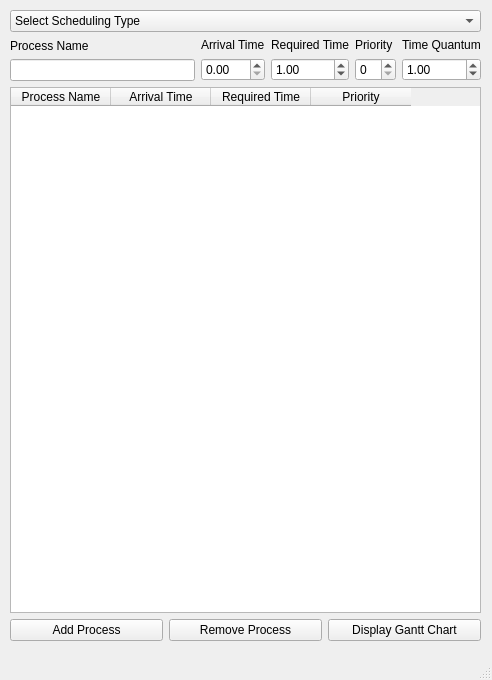
<?xml version="1.0" encoding="UTF-8"?>
<ui version="4.0">
 <class>MainWindow</class>
 <widget class="QMainWindow" name="MainWindow">
  <property name="geometry">
   <rect>
    <x>0</x>
    <y>0</y>
    <width>492</width>
    <height>680</height>
   </rect>
  </property>
  <property name="sizePolicy">
   <sizepolicy hsizetype="Fixed" vsizetype="Fixed">
    <horstretch>0</horstretch>
    <verstretch>0</verstretch>
   </sizepolicy>
  </property>
  <property name="windowTitle">
   <string>Scheduling Simulaor</string>
  </property>
  <widget class="QWidget" name="centralwidget">
   <widget class="QWidget" name="layoutWidget">
    <property name="geometry">
     <rect>
      <x>10</x>
      <y>10</y>
      <width>471</width>
      <height>631</height>
     </rect>
    </property>
    <layout class="QVBoxLayout" name="verticalLayout_6">
     <item>
      <widget class="QComboBox" name="SchedualSelector">
       <item>
        <property name="text">
         <string>Select Scheduling Type</string>
        </property>
       </item>
       <item>
        <property name="text">
         <string>First Come First Served</string>
        </property>
       </item>
       <item>
        <property name="text">
         <string>Shortest Job First (Preemptive)</string>
        </property>
       </item>
       <item>
        <property name="text">
         <string>Shortest Job First (Nonpreemptive)</string>
        </property>
       </item>
       <item>
        <property name="text">
         <string>Priority (Preemptive)</string>
        </property>
       </item>
       <item>
        <property name="text">
         <string>Priority (Nonpreemptive)</string>
        </property>
       </item>
       <item>
        <property name="text">
         <string>Round Robin</string>
        </property>
       </item>
      </widget>
     </item>
     <item>
      <layout class="QHBoxLayout" name="horizontalLayout">
       <item>
        <layout class="QVBoxLayout" name="verticalLayout_5">
         <item>
          <widget class="QLabel" name="label">
           <property name="text">
            <string>Process Name</string>
           </property>
          </widget>
         </item>
         <item>
          <widget class="QLineEdit" name="ProcessNameBox"/>
         </item>
        </layout>
       </item>
       <item>
        <layout class="QVBoxLayout" name="verticalLayout_4">
         <item>
          <widget class="QLabel" name="label_2">
           <property name="text">
            <string>Arrival Time</string>
           </property>
          </widget>
         </item>
         <item>
          <widget class="QDoubleSpinBox" name="ArrivalTimeBox">
           <property name="maximum">
            <double>100.000000000000000</double>
           </property>
          </widget>
         </item>
        </layout>
       </item>
       <item>
        <layout class="QVBoxLayout" name="verticalLayout_3">
         <item>
          <widget class="QLabel" name="label_3">
           <property name="text">
            <string>Required Time</string>
           </property>
          </widget>
         </item>
         <item>
          <widget class="QDoubleSpinBox" name="RequiredTimeBox">
           <property name="minimum">
            <double>0.010000000000000</double>
           </property>
           <property name="maximum">
            <double>100.000000000000000</double>
           </property>
           <property name="value">
            <double>1.000000000000000</double>
           </property>
          </widget>
         </item>
        </layout>
       </item>
       <item>
        <layout class="QVBoxLayout" name="verticalLayout_2">
         <item>
          <widget class="QLabel" name="label_4">
           <property name="text">
            <string>Priority</string>
           </property>
          </widget>
         </item>
         <item>
          <widget class="QSpinBox" name="PriorityBox"/>
         </item>
        </layout>
       </item>
       <item>
        <layout class="QVBoxLayout" name="verticalLayout">
         <item>
          <widget class="QLabel" name="label_5">
           <property name="text">
            <string>Time Quantum</string>
           </property>
          </widget>
         </item>
         <item>
          <widget class="QDoubleSpinBox" name="TimeQuantumBox">
           <property name="minimum">
            <double>0.010000000000000</double>
           </property>
           <property name="maximum">
            <double>100.000000000000000</double>
           </property>
           <property name="value">
            <double>1.000000000000000</double>
           </property>
          </widget>
         </item>
        </layout>
       </item>
      </layout>
     </item>
     <item>
      <widget class="QTableWidget" name="ProcessTable">
       <property name="verticalScrollBarPolicy">
        <enum>Qt::ScrollBarAsNeeded</enum>
       </property>
       <property name="horizontalScrollBarPolicy">
        <enum>Qt::ScrollBarAlwaysOff</enum>
       </property>
       <property name="sizeAdjustPolicy">
        <enum>QAbstractScrollArea::AdjustIgnored</enum>
       </property>
       <property name="editTriggers">
        <set>QAbstractItemView::NoEditTriggers</set>
       </property>
       <property name="dragDropOverwriteMode">
        <bool>false</bool>
       </property>
       <property name="selectionMode">
        <enum>QAbstractItemView::NoSelection</enum>
       </property>
       <property name="selectionBehavior">
        <enum>QAbstractItemView::SelectRows</enum>
       </property>
       <property name="showGrid">
        <bool>false</bool>
       </property>
       <attribute name="horizontalHeaderCascadingSectionResizes">
        <bool>false</bool>
       </attribute>
       <column>
        <property name="text">
         <string>Process Name</string>
        </property>
       </column>
       <column>
        <property name="text">
         <string>Arrival Time</string>
        </property>
       </column>
       <column>
        <property name="text">
         <string>Required Time</string>
        </property>
       </column>
       <column>
        <property name="text">
         <string>Priority</string>
        </property>
       </column>
      </widget>
     </item>
     <item>
      <layout class="QHBoxLayout" name="horizontalLayout_2">
       <item>
        <widget class="QPushButton" name="AddProcessBtn">
         <property name="text">
          <string>Add Process</string>
         </property>
        </widget>
       </item>
       <item>
        <widget class="QPushButton" name="RemoveProcessBtn">
         <property name="text">
          <string>Remove Process</string>
         </property>
        </widget>
       </item>
       <item>
        <widget class="QPushButton" name="DisplayBtn">
         <property name="text">
          <string>Display Gantt Chart</string>
         </property>
        </widget>
       </item>
      </layout>
     </item>
    </layout>
   </widget>
  </widget>
  <widget class="QStatusBar" name="statusbar"/>
 </widget>
 <resources/>
 <connections/>
</ui>
